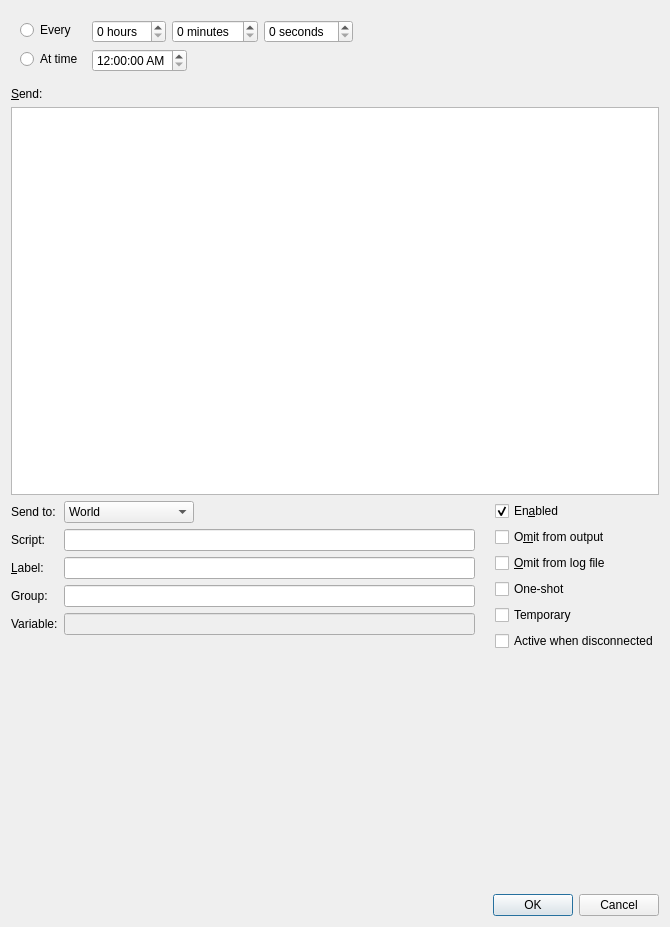
<?xml version="1.0" encoding="UTF-8"?>
<ui version="4.0">
 <class>TimerEdit</class>
 <widget class="QDialog" name="TimerEdit">
  <property name="geometry">
   <rect>
    <x>0</x>
    <y>0</y>
    <width>670</width>
    <height>927</height>
   </rect>
  </property>
  <property name="minimumSize">
   <size>
    <width>670</width>
    <height>0</height>
   </size>
  </property>
  <property name="windowTitle">
   <string>Edit Timer</string>
  </property>
  <layout class="QVBoxLayout" name="verticalLayout">
   <item>
    <widget class="QWidget" name="timers_event" native="true">
     <layout class="QFormLayout" name="formLayout">
      <item row="0" column="0">
       <widget class="QRadioButton" name="Occurrence_Interval">
        <property name="text">
         <string>Every </string>
        </property>
       </widget>
      </item>
      <item row="0" column="1">
       <layout class="QHBoxLayout" name="horizontalLayout">
        <item>
         <widget class="QSpinBox" name="EveryHour">
          <property name="suffix">
           <string> hours</string>
          </property>
          <property name="maximum">
           <number>24</number>
          </property>
         </widget>
        </item>
        <item>
         <widget class="QSpinBox" name="EveryMinute">
          <property name="suffix">
           <string> minutes</string>
          </property>
          <property name="maximum">
           <number>59</number>
          </property>
         </widget>
        </item>
        <item>
         <widget class="QSpinBox" name="EverySecond">
          <property name="suffix">
           <string> seconds</string>
          </property>
          <property name="maximum">
           <number>59</number>
          </property>
         </widget>
        </item>
        <item>
         <spacer name="horizontalSpacer_4">
          <property name="orientation">
           <enum>Qt::Orientation::Horizontal</enum>
          </property>
          <property name="sizeHint" stdset="0">
           <size>
            <width>40</width>
            <height>20</height>
           </size>
          </property>
         </spacer>
        </item>
       </layout>
      </item>
      <item row="1" column="0">
       <widget class="QRadioButton" name="Occurrence_Time">
        <property name="text">
         <string>At time </string>
        </property>
       </widget>
      </item>
      <item row="1" column="1">
       <widget class="QTimeEdit" name="AtTime">
        <property name="sizePolicy">
         <sizepolicy hsizetype="Fixed" vsizetype="Fixed">
          <horstretch>0</horstretch>
          <verstretch>0</verstretch>
         </sizepolicy>
        </property>
        <property name="displayFormat">
         <string>h:mm:ss AP</string>
        </property>
       </widget>
      </item>
     </layout>
    </widget>
   </item>
   <item>
    <widget class="QLabel" name="Text_label">
     <property name="text">
      <string>&amp;Send:</string>
     </property>
     <property name="buddy">
      <cstring>Text</cstring>
     </property>
    </widget>
   </item>
   <item>
    <widget class="QPlainTextEdit" name="Text"/>
   </item>
   <item>
    <layout class="QHBoxLayout" name="_main">
     <property name="spacing">
      <number>20</number>
     </property>
     <item>
      <layout class="QVBoxLayout" name="_options">
       <property name="spacing">
        <number>6</number>
       </property>
       <item>
        <layout class="QFormLayout" name="_send">
         <item row="0" column="0">
          <widget class="QLabel" name="SendToIndex_label">
           <property name="text">
            <string>Send to:</string>
           </property>
           <property name="buddy">
            <cstring>SendToIndex</cstring>
           </property>
          </widget>
         </item>
         <item row="0" column="1">
          <widget class="QComboBox" name="SendToIndex">
           <property name="sizePolicy">
            <sizepolicy hsizetype="Fixed" vsizetype="Fixed">
             <horstretch>0</horstretch>
             <verstretch>0</verstretch>
            </sizepolicy>
           </property>
           <item>
            <property name="text">
             <string>World</string>
            </property>
           </item>
           <item>
            <property name="text">
             <string>Command</string>
            </property>
           </item>
           <item>
            <property name="text">
             <string>Output</string>
            </property>
           </item>
           <item>
            <property name="text">
             <string>Status</string>
            </property>
           </item>
           <item>
            <property name="text">
             <string>Notepad (new)</string>
            </property>
           </item>
           <item>
            <property name="text">
             <string>Notepad (append)</string>
            </property>
           </item>
           <item>
            <property name="text">
             <string>Notepad (replace)</string>
            </property>
           </item>
           <item>
            <property name="text">
             <string>Log file</string>
            </property>
           </item>
           <item>
            <property name="text">
             <string>Variable</string>
            </property>
           </item>
           <item>
            <property name="text">
             <string>Script</string>
            </property>
           </item>
          </widget>
         </item>
         <item row="1" column="0">
          <widget class="QLabel" name="Script_label">
           <property name="text">
            <string>Script:</string>
           </property>
           <property name="buddy">
            <cstring>Script</cstring>
           </property>
          </widget>
         </item>
         <item row="1" column="1">
          <widget class="QLineEdit" name="Script"/>
         </item>
         <item row="2" column="0">
          <widget class="QLabel" name="Label_label">
           <property name="text">
            <string>&amp;Label:</string>
           </property>
           <property name="buddy">
            <cstring>Label</cstring>
           </property>
          </widget>
         </item>
         <item row="2" column="1">
          <widget class="QLineEdit" name="Label"/>
         </item>
         <item row="4" column="0">
          <widget class="QLabel" name="Variable_label">
           <property name="visible">
            <bool>false</bool>
           </property>
           <property name="text">
            <string>Variable:</string>
           </property>
           <property name="buddy">
            <cstring>Variable</cstring>
           </property>
          </widget>
         </item>
         <item row="4" column="1">
          <widget class="QLineEdit" name="Variable">
           <property name="enabled">
            <bool>false</bool>
           </property>
          </widget>
         </item>
         <item row="3" column="1">
          <widget class="QLineEdit" name="Group"/>
         </item>
         <item row="3" column="0">
          <widget class="QLabel" name="Group_label">
           <property name="text">
            <string>Group:</string>
           </property>
           <property name="buddy">
            <cstring>Group</cstring>
           </property>
          </widget>
         </item>
        </layout>
       </item>
       <item>
        <spacer name="verticalSpacer">
         <property name="orientation">
          <enum>Qt::Orientation::Vertical</enum>
         </property>
         <property name="sizeHint" stdset="0">
          <size>
           <width>20</width>
           <height>40</height>
          </size>
         </property>
        </spacer>
       </item>
      </layout>
     </item>
     <item>
      <layout class="QVBoxLayout" name="_checkboxes">
       <property name="spacing">
        <number>6</number>
       </property>
       <item>
        <widget class="QCheckBox" name="Enabled">
         <property name="text">
          <string>En&amp;abled</string>
         </property>
         <property name="checked">
          <bool>true</bool>
         </property>
        </widget>
       </item>
       <item>
        <widget class="QCheckBox" name="OmitFromOutput">
         <property name="text">
          <string>O&amp;mit from output</string>
         </property>
        </widget>
       </item>
       <item>
        <widget class="QCheckBox" name="OmitFromLog">
         <property name="text">
          <string>&amp;Omit from log file</string>
         </property>
        </widget>
       </item>
       <item>
        <widget class="QCheckBox" name="OneShot">
         <property name="text">
          <string>One-shot</string>
         </property>
        </widget>
       </item>
       <item>
        <widget class="QCheckBox" name="Temporary">
         <property name="text">
          <string>Temporary</string>
         </property>
        </widget>
       </item>
       <item>
        <widget class="QCheckBox" name="ActiveClosed">
         <property name="text">
          <string>Active when disconnected</string>
         </property>
        </widget>
       </item>
       <item>
        <spacer name="verticalSpacer_2">
         <property name="orientation">
          <enum>Qt::Orientation::Vertical</enum>
         </property>
         <property name="sizeHint" stdset="0">
          <size>
           <width>20</width>
           <height>40</height>
          </size>
         </property>
        </spacer>
       </item>
      </layout>
     </item>
    </layout>
   </item>
   <item>
    <widget class="QDialogButtonBox" name="buttonBox">
     <property name="orientation">
      <enum>Qt::Orientation::Horizontal</enum>
     </property>
     <property name="standardButtons">
      <set>QDialogButtonBox::StandardButton::Cancel|QDialogButtonBox::StandardButton::Ok</set>
     </property>
    </widget>
   </item>
  </layout>
 </widget>
 <resources/>
 <connections>
  <connection>
   <sender>buttonBox</sender>
   <signal>accepted()</signal>
   <receiver>TimerEdit</receiver>
   <slot>accept()</slot>
   <hints>
    <hint type="sourcelabel">
     <x>205</x>
     <y>917</y>
    </hint>
    <hint type="destinationlabel">
     <x>157</x>
     <y>274</y>
    </hint>
   </hints>
  </connection>
  <connection>
   <sender>buttonBox</sender>
   <signal>rejected()</signal>
   <receiver>TimerEdit</receiver>
   <slot>reject()</slot>
   <hints>
    <hint type="sourcelabel">
     <x>205</x>
     <y>917</y>
    </hint>
    <hint type="destinationlabel">
     <x>286</x>
     <y>274</y>
    </hint>
   </hints>
  </connection>
 </connections>
</ui>
